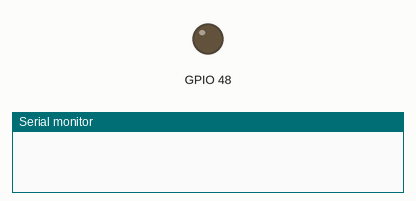
Recording of a sketch running on a simulated ESP32-S3. Shown: output pins drawn as LEDs (lit = HIGH), the last lines printed to the serial monitor.

Above: at 0.0 s.
At 3.7 s:
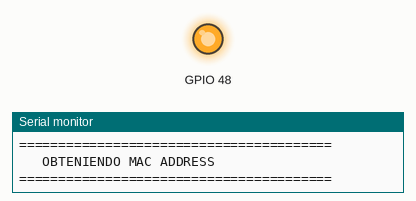
Timing chart, 0 to 5.4 s (numbered marks = the images above):
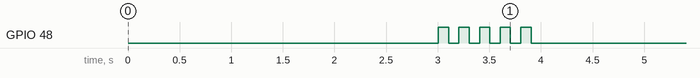

The sketch:

Obtener_MAC_S3.ino
```cpp
/*
 * OBTENER MAC ADDRESS - ESP32-S3
 * Código MÍNIMO para obtener la dirección MAC
 */

#include <WiFi.h>

void setup() {
  Serial.begin(115200);
  delay(3000);  // ESP32-S3 necesita más tiempo

  // Esperar que Serial esté listo
  while (!Serial && millis() < 5000) {
    delay(10);
  }

  Serial.println("\n\n\n");
  Serial.println("========================================");
  Serial.println("   OBTENIENDO MAC ADDRESS");
  Serial.println("========================================");
  Serial.println();

  // Parpadear LED como confirmación
  pinMode(48, OUTPUT);
  for(int i = 0; i < 5; i++) {
    digitalWrite(48, HIGH);
    delay(100);
    digitalWrite(48, LOW);
    delay(100);
  }

  Serial.println("LED parpadeó 5 veces");
  Serial.println();

  // Inicializar WiFi
  Serial.print("Iniciando WiFi... ");
  Serial.flush();
  WiFi.mode(WIFI_STA);
  delay(1000);
  Serial.println("OK");

  // Obtener MAC
  String mac = WiFi.macAddress();

  Serial.println();
  Serial.println("╔════════════════════════════════════╗");
  Serial.println("║  ESP32-S3 (Receptor/Brazo)        ║");
  Serial.println("╠════════════════════════════════════╣");
  Serial.print("║  MAC: ");
  Serial.print(mac);
  Serial.println("          ║");
  Serial.println("╚════════════════════════════════════╝");

  Serial.println();
  Serial.println("📝 ANOTA ESTA DIRECCIÓN MAC");
  Serial.println();

  Serial.print("MAC en bytes (para código): {");
  uint8_t macBytes[6];
  WiFi.macAddress(macBytes);
  for(int i = 0; i < 6; i++) {
    Serial.print("0x");
    if(macBytes[i] < 16) Serial.print("0");
    Serial.print(macBytes[i], HEX);
    if(i < 5) Serial.print(", ");
  }
  Serial.println("}");

  Serial.println();
  Serial.println("✓ Proceso completado");
  Serial.println("Ahora tienes ambas MACs para el proyecto");
  Serial.println();
}

void loop() {
  static unsigned long lastMsg = 0;

  if(millis() - lastMsg > 5000) {
    lastMsg = millis();
    Serial.println("Sistema activo - MAC obtenida exitosamente");
  }

  delay(100);
}
```
